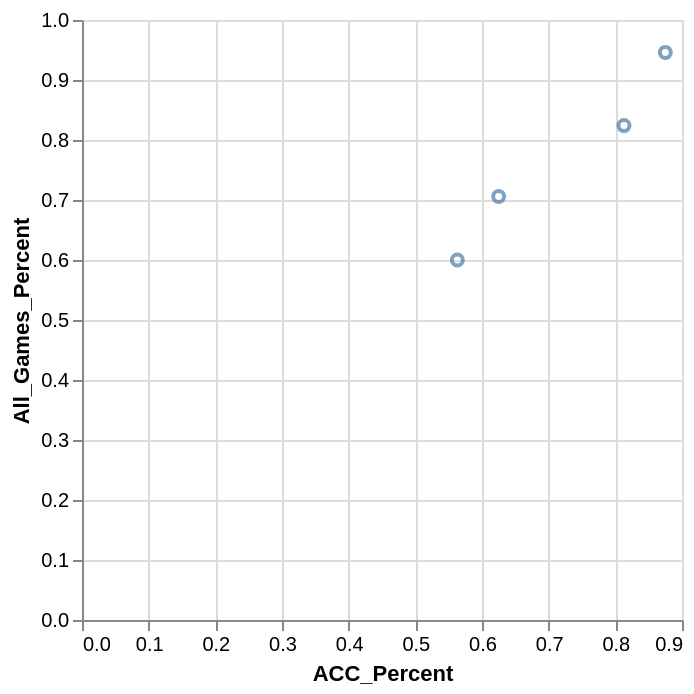

Write the Vega-Lite specification saved for this chart.
### Vega-Lite specification from a JSON file in a GitHub repository (floating-point values rounded to 4 significant figures)
{"data": {"values": [{"x_data": 0.875, "y_data": 0.946}, {"x_data": 0.813, "y_data": 0.824}, {"x_data": 0.625, "y_data": 0.706}, {"x_data": 0.563, "y_data": 0.6}]}, "mark": "point", "encoding": {"x": {"field": "x_data", "type": "quantitative", "title": "ACC_Percent"}, "y": {"field": "y_data", "type": "quantitative", "title": "All_Games_Percent"}}}
